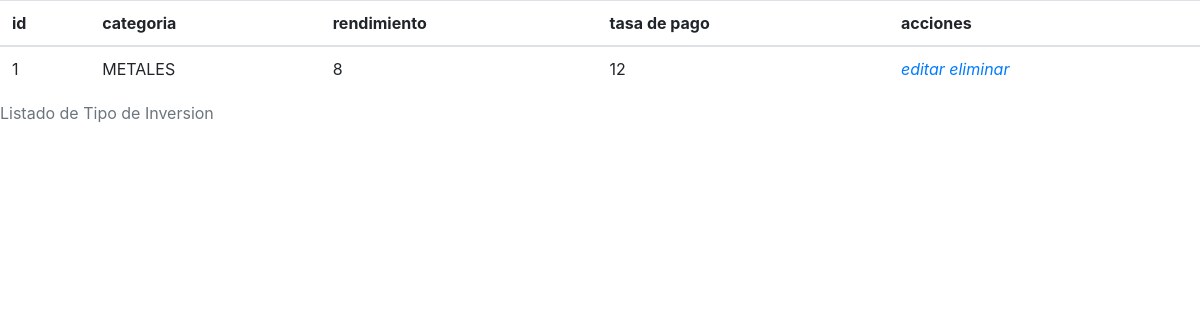
The app's page /php/buscar_tipo_inversion.php, older data.
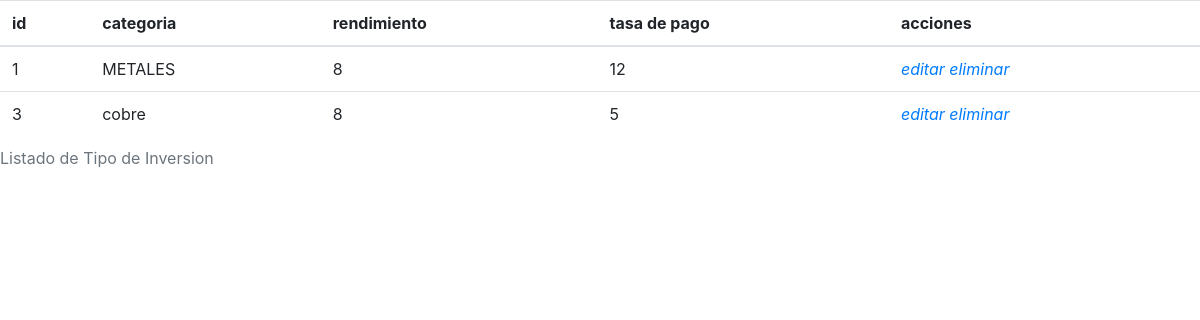
The same page, newer data.
### tables this page shows
CREATE TABLE IF NOT EXISTS `tipo_inversion` (
  `id_tipo_inv` int(11) NOT NULL,
  `categoria` varchar(50) NOT NULL,
  `porcentaje` int(11) NOT NULL,
  `tasa_pago` int(11) NOT NULL,
  PRIMARY KEY (`categoria`)
);

### php/buscar_tipo_inversion.php (the view, shortened to what this page needs)
<html>
<head>
    <link rel="stylesheet" href="css/bootstrap.css">
</head>
</html>
<?php
$conexion = conecta();
$salida = "";
$query = "SELECT * FROM tipo_inversion ORDER BY id_tipo_inv";
$resultado = $conexion->query($query);
if($resultado->num_rows > 0){
	$salida.="<table class='tabla_datos table'>
				<caption align=top>Listado de Tipo de Inversion</caption>
				<thead>
				<tr>
				<th>id</th>
				<th>categoria</th>
				<th>rendimiento</th>
				<th>tasa de pago</th>
				<th>acciones</th>
				</tr>
				</thead>
				<tbody>";
		while ($fila = $resultado->fetch_assoc()) {
			$salida.="<tr>
					  <td>".$fila['id_tipo_inv']."</td>
					  <td>".$fila['categoria']."</td>
					  <td>".$fila['porcentaje']."</td>
					  <td>".$fila['tasa_pago']."</td>
					  <td>"."<i class='fas fa-pen-alt'>"."<a href='php/editar_tipo_inversion.php?id=".$fila['id_tipo_inv']."'>editar</a></i> <i class='fas fa-trash'>"."<a href='php/eliminar_proceso_tipo_inversion.php?id=".$fila['id_tipo_inv']."'>eliminar</a></i>"."</td>
					  </tr>";
		}
	$salida.="</tbody></thead>";
} else {
	$salida.="No hay datos :(";
}
echo $salida;
?>

Row changes from the older to the newer data that the page shows:
added tipo_inversion: id_tipo_inv "3", categoria "cobre", porcentaje "8", tasa_pago "5"
